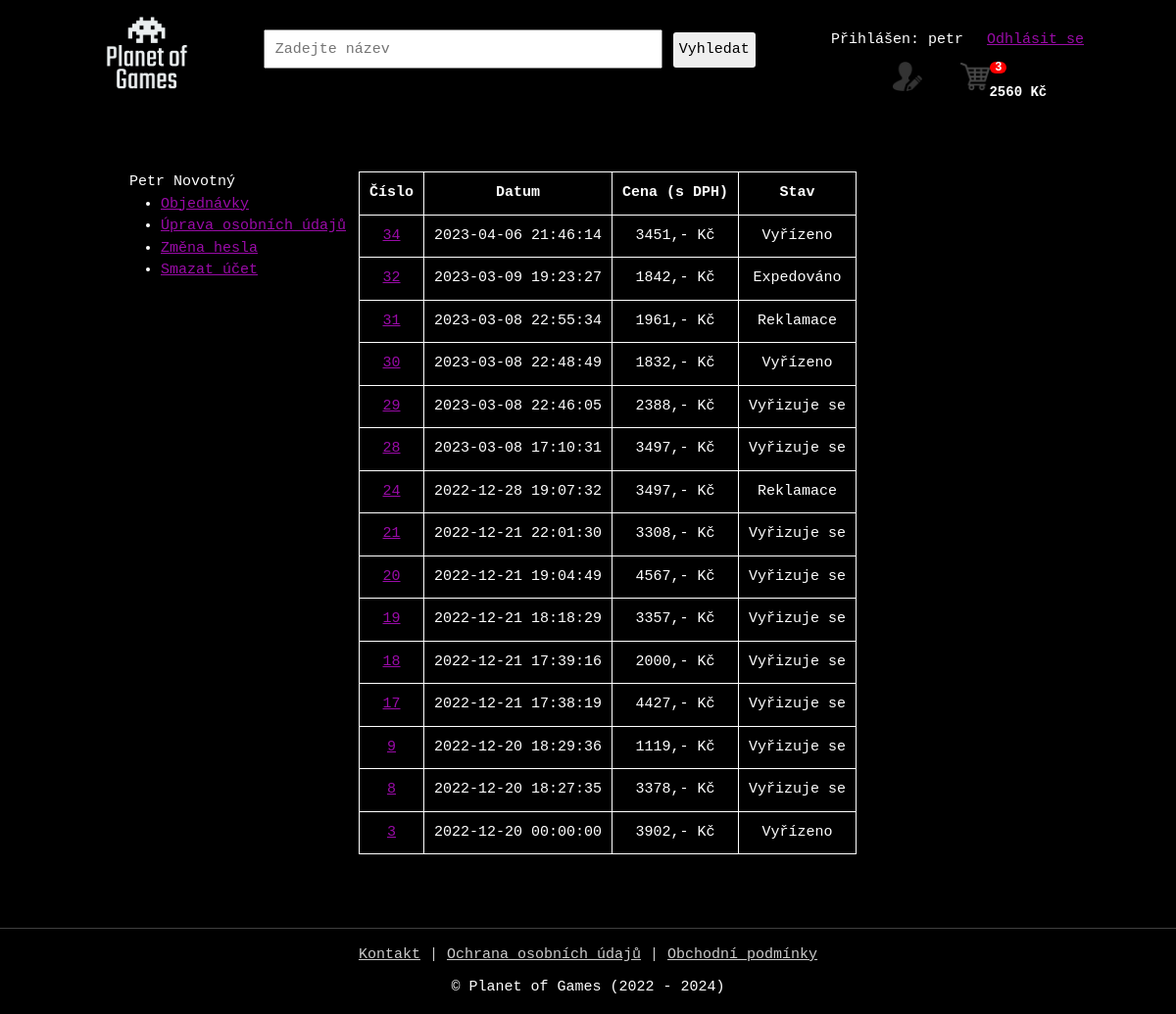
Page /account (signed in) on the committed database.
### tables this page shows
CREATE TABLE `cart` (
  `idCart` int(11) NOT NULL,
  `idUser` int(11) NOT NULL,
  `amount_sum` int(11) NOT NULL,
  `price_sum` int(11) NOT NULL
);

CREATE TABLE `orders` (
  `idOrder` int(11) NOT NULL,
  `idUser` int(11) NOT NULL,
  `address` varchar(255) NOT NULL,
  `transport` varchar(255) NOT NULL,
  `payment` varchar(255) NOT NULL,
  `price_sum` int(11) NOT NULL,
  `created_at` datetime NOT NULL DEFAULT current_timestamp(),
  `status` varchar(255) NOT NULL
);

### index.php (called while the page is built, shortened)
<?php
$router = new RouterController();
$router->process(array($_SERVER["REQUEST_URI"]));
$router->render();

### Models/Database.php (called while the page is built)
<?php
class Database
{
    private static $host = "localhost";
    private static $dbname = "games";
    private static $user = "root";
    private static $pass = "";
    private static $conn;
    private static $settings = array(
        PDO::ATTR_ERRMODE => PDO::ERRMODE_EXCEPTION,
        PDO::ATTR_EMULATE_PREPARES => false
    );
    public static function connect() : PDO
    {
        if (!isset(self::$conn))
        {
            self::$conn = new PDO("mysql:host=".self::$host.";dbname=".self::$dbname,
                    self::$user,
                    self::$pass,
                    self::$settings);
            self::$conn->query("SET NAMES utf8");
        }
        return self::$conn;
    }
    public static function query(string $sql, array $params = array()) : PDOStatement
    {
        $stmt = self::$conn->prepare($sql);
        $stmt->execute($params);
        return $stmt;
    }
}

### Models/CartManager.php (called while the page is built, shortened)
<?php
class CartManager
{
    public function getCartInfoById(int $idCart)
    {
        $sql = "SELECT amount_sum, price_sum FROM cart WHERE idCart = :idCart";
        $params = array(
            ":idCart" => $idCart
        );
        return Database::query($sql, $params)->fetch(PDO::FETCH_ASSOC);
    }
    public function getCartByUserId(int $idUser)
    {
        $sql = "SELECT * FROM cart WHERE idUser = :idUser";
        $params = array(
          ":idUser" => $idUser
        );
        return Database::query($sql, $params)->fetch(PDO::FETCH_ASSOC);
    }
}

### Models/Cart.php (called while the page is built, shortened)
<?php
class Cart
{
    private $idCart;
    public function __construct()
    {
        $this->idCart = $this->createCart();
    }
    private function createCart() : int
    {
        $cm = new CartManager();
        if (isset($_SESSION["user"]))
        {
            $idUser = $_SESSION["user"]["idUser"];
            $cart = $cm->getCartByUserId($idUser);
            if ($cart) return $cart["idCart"];
        }
        else return null;
    }
    public function getCartInfo()
    {
        $cm = new CartManager();
        $info = $cm->getCartInfoById($this->idCart);
        return $info;
    }
}

### Controllers/RouterController.php (called while the page is built, shortened)
<?php
class RouterController extends Controller
{
    protected $controller;
    public function process(array $params) : void
    {
        $parsedUrl = $this->parseURL($params[0]);
        $controllerClass = $this->getControllerName(array_shift($parsedUrl));
        if (file_exists("Controllers/" .$controllerClass. ".php"))
                $this->controller = new $controllerClass;
        else $this->reroute ("error");
        $this->controller->process($parsedUrl);
        $cart = new Cart();
        $this->data["cartInfo"] = $cart->getCartInfo();
    }
    public function parseURL($url) : array
    {
        $parsedURL = parse_url($url);
        $parsedURL["path"] = ltrim($parsedURL["path"], "/");
        $parsedURL["path"] = trim($parsedURL["path"]);
        $pathParams = explode("/", $parsedURL["path"]);
        return $pathParams;
    }
    private function getControllerName(string $str) : string
    {
        $name = str_replace('-', ' ', $str);
        $name = ucwords($name);
        $name = str_replace(' ', '', $name);
        return $name."Controller";
    }
}

### Controllers/AccountController.php (called while the page is built, shortened)
<?php
class AccountController extends Controller
{
    public function process(array $params): void
    {
        if (empty($params))
        {
            $idUser = $_SESSION["user"]["idUser"];
            $panel = isset($_GET["p"]) ? $_GET["p"] : 0;
            switch($panel)
            {
                case 0:
                    $this->view = "Account/index";
                    $this->showOrders($idUser);
                    break;
            }
        }
    }
    private function showOrders(int $idUser)
    {
        $om = new OrderManager();
        $orders = $om->getAllOrdersFromUserId($idUser);
    }
}

### Models/OrderManager.php (called while the page is built, shortened)
<?php
class OrderManager
{
    public function getAllOrdersFromUserId(int $idUser)
    {
        $sql = "SELECT * FROM orders WHERE idUser = :idUser ORDER BY created_at DESC";
        $params = array(
            ":idUser" => $idUser
        );
        return Database::query($sql, $params)->fetchAll(PDO::FETCH_ASSOC);
    }
}

### Views/Account/index.phtml (the view)
<div class="container" id="account">
    <div class="col-md-3" style="float:left;">
<?= $_SESSION["user"]["name"] ?> <?= $_SESSION["user"]["surname"] ?>
<ul>
    <li><a href="account">Objednávky</a></li>
    <li><a href="account?p=2">Úprava osobních údajů</a></li>
    <li><a href="account?p=3">Změna hesla</a></li>
    <li><a href="account?p=4" onclick="return confirm('Přejete si smazat účet? (akci nelze vrátit)')">Smazat účet</a></li>
</ul>
    </div>
    <div class="profilePanel" style="margin-left:20%;">
       <?php if (!isset($_GET["p"]) && $orders): ?>
        <table id="tableOrders">
        <tr>
            <th>Číslo</th>
            <th>Datum</th>
            <th>Cena (s DPH)</th>
            <th>Stav</th>
        </tr>
        <?php foreach($orders as $value): ?>
        <tr>
            <td><a href="account?p=1&o=<?= $value["idOrder"] ?>"><?= $value["idOrder"]?></a></td>
            <td><?= $value["created_at"] ?></td>
            <td><?= $value["price_sum"] ?>,- Kč</td>
            <td><?= $value["status"] ?></td>
        </tr>
        <?php endforeach; ?>
        </table>
       <?php endif;?>
    </div>
</div>

### Views/layout.phtml (shortened to what this page needs)
<!DOCTYPE html>
<html>
    <head>
        <link href="Styles/bootstrap-5.2.3-dist/css/bootstrap.css" rel="stylesheet" type="text/css"/>
        <link href="Styles/bootstrap-5.2.3-dist/css/bootstrap-grid.css" rel="stylesheet" type="text/css"/>
        <link href="Styles/style.css" rel="stylesheet" type="text/css"/>
    </head>
    <body>
        <div id="topDiv" class="container">
            <div class="row">
            <div id="logoDiv" class="col-md-2">
                <a href="home"><img id=logo src="imgs/logo3.png" alt="logo" title="logo"></a>
            </div>
            <div id="searchDiv" class="col-md-6">
                <form action="home/find" method="post" class="container">
                <input style="height:40px; padding:10px;" type="text" name="search_word" id="search_bar" placeholder="Zadejte název">
                <button style="height:40px;" type="submit" class="button">Vyhledat</button>
                </form>
            </div>
            <div id="profileDiv" class="col-md-4">
                <div style="margin-bottom:10px;">
                <?php if(isset($_SESSION["user"])): ?>
                <span>Přihlášen: <?= $_SESSION["user"]["username"] ?></span>
                <a href="account/logout">Odhlásit se</a>
                <?php endif; ?>
                </div>
                <div>
                <a href="account"><img id="profileIcon" src="imgs/icons/profile.png" alt="profil"></a>
                <a href="cart" style="position:relative;"><img id=cartIcon src="imgs/icons/cart.png" alt="cart"></a>
                <span class="badge badge-warning" id="lblCartCount"><?= $cartInfo["amount_sum"] ?></span>
                <?php if($cartInfo["price_sum"] > 0): ?>
                <span class="badge badge-warning" id="lblCartPrice"><?= $cartInfo["price_sum"] ?> Kč</span>
                <?php endif; ?>
                </div>
            </div>
            </div>
        </div>
        <div id="content">
            <?= $this->controller->render(); ?>
        </div>
    </body>
        <footer>
            <hr>
            <div style="text-align:center;  margin-bottom:10px; opacity: 80%;">
                 <a style="color:white;" href="contact">Kontakt</a> |
                 <a style="color:white;" href="contact/personal">Ochrana osobních údajů</a> |
                 <a style="color:white;" href="contact/terms">Obchodní podmínky</a>
            </div>
            <p style="text-align: center;">&copy; Planet of Games (2022 - <?= (date("Y")) ?>)</p>
        </footer>
</html>

### Styles/style.css (style rules this page uses)
a { color: #990ba7; }
#logo { width: 150px; height: 150px; }
body { background-size: cover; background-repeat: no-repeat; background-attachment: fixed; background-color: black; color:white; font-family: monospace; font-size: 15px; }
footer { margin-top: 5em; }
#content { margin-left:10%; margin-right:10%; }
#topDiv { overflow: auto; text-align: center; }
#topDiv>div { margin-left: 1em; }
#logoDiv { margin-top: -20px; }
#searchDiv { margin-top: 2em; }
#profileDiv { margin-top: 2em; }
#profileDiv>div>a { padding-right: 1em; padding-left: 1em; }
#profileIcon { width: 30px; height: 30px; }
#cartIcon { width:30px; height:30px; }
#search_bar { width:80%; }
.button { border-style: solid; border-radius: 5px; }
table, th, td { text-align: center; border: 1px solid; border-collapse: collapse; padding: 10px; }
#tableOrders { margin-left: 5%; }
#account { margin-top: 3em; }
.badge { padding-left: 9px; padding-right: 9px; -webkit-border-radius: 9px; -moz-border-radius: 9px; border-radius: 9px; }
#lblCartCount { font-size: 12px; background: #ff0000; color: #fff; padding: 0 5px; vertical-align: top; margin-left: -23.5px; }
#lblCartPrice { font-size: 14px; color: #fff; padding: 0 5px; vertical-align: bottom; margin-left: -32px; margin-bottom: -8px; }

### rows in the picture
cart: amount_sum "3", price_sum "2560"
orders: idOrder "34", created_at "2023-04-06 21:46:14", price_sum "3451", status "Vyřízeno"
orders: idOrder "32", created_at "2023-03-09 19:23:27", price_sum "1842", status "Expedováno"
orders: idOrder "31", created_at "2023-03-08 22:55:34", price_sum "1961", status "Reklamace"
orders: idOrder "30", created_at "2023-03-08 22:48:49", price_sum "1832", status "Vyřízeno"
orders: idOrder "29", created_at "2023-03-08 22:46:05", price_sum "2388", status "Vyřizuje se"
orders: idOrder "28", created_at "2023-03-08 17:10:31", price_sum "3497", status "Vyřizuje se"
orders: idOrder "24", created_at "2022-12-28 19:07:32", price_sum "3497", status "Reklamace"
orders: idOrder "21", created_at "2022-12-21 22:01:30", price_sum "3308", status "Vyřizuje se"
orders: idOrder "20", created_at "2022-12-21 19:04:49", price_sum "4567", status "Vyřizuje se"
orders: idOrder "19", created_at "2022-12-21 18:18:29", price_sum "3357", status "Vyřizuje se"
orders: idOrder "18", created_at "2022-12-21 17:39:16", price_sum "2000", status "Vyřizuje se"
orders: idOrder "17", created_at "2022-12-21 17:38:19", price_sum "4427", status "Vyřizuje se"
orders: idOrder "9", created_at "2022-12-20 18:29:36", price_sum "1119", status "Vyřizuje se"
orders: idOrder "8", created_at "2022-12-20 18:27:35", price_sum "3378", status "Vyřizuje se"
orders: idOrder "3", created_at "2022-12-20 00:00:00", price_sum "3902", status "Vyřízeno"

### other values in the picture
$_SESSION["user"]["username"] "petr"
$_SESSION["user"]["name"] "Petr"
$_SESSION["user"]["surname"] "Novotný"
